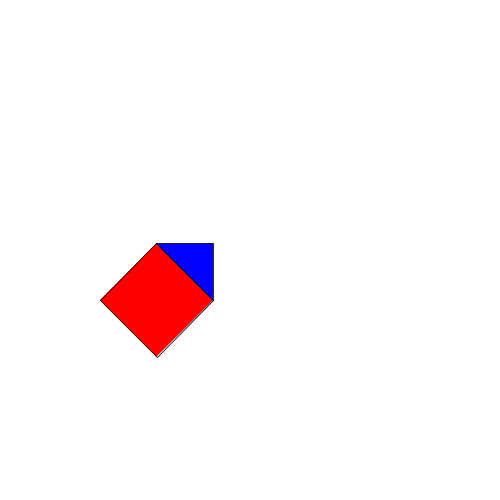
Frame 1 (no input)
Frame 60 (the mouse pressed at the canvas centre just before this capture): identical to frame 1, image omitted
Frame 120 (the mouse held since frame 60 and released just before this capture): identical to frame 1, image omitted

The Processing sketch that drew this single still picture (run headless with seeded random() and noise(); from frame 60 on, the mouse is pressed at the canvas centre):

// Processing sketch: msr_day3_house
// ── msr_day3_house.pde
House h;

int xPos, yPos;

void setup() {
  size(500, 500);
  background(255);
  h = new House();
  
  xPos = 100;
  yPos = 300;
}

void draw() {
  background(255);
  h.displayAt(xPos,yPos,0.8,45);
}
// ── House.pde
class House {
  
  House() {
  }
  
  void displayAt(int _x, int _y, float _scale, float _rot){
    strokeWeight(1);
    stroke(0);
    fill(255,0,0);
    
    pushMatrix();
    translate(_x,_y);
    rotate(radians(_rot));
    scale(_scale);
    rect(0,-100,100,100);
    fill(0,0,255);
    triangle(0,-100,100,-100,50,-150);
    popMatrix();
  }
}
